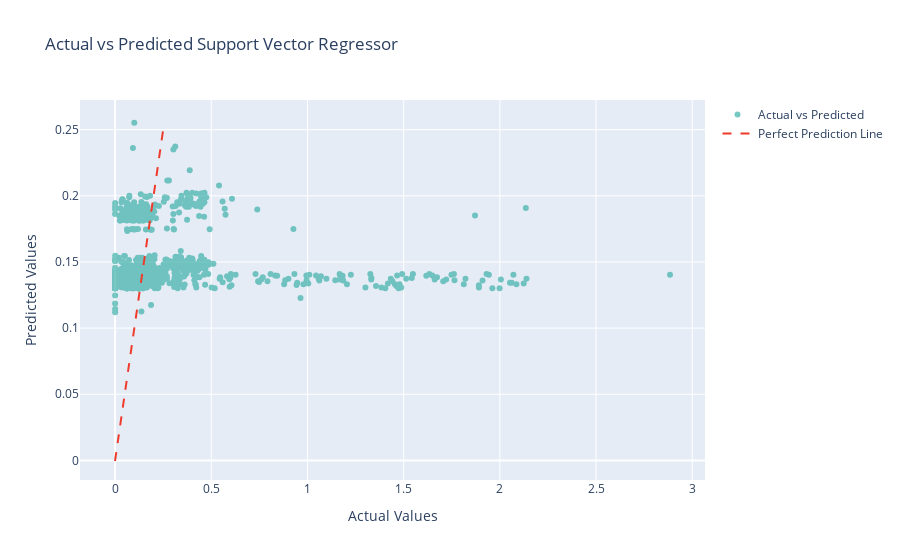

Notebook source saved alongside this figure:
### Code cell
# Create a scatter plot for Actual vs Predicted
fig = go.Figure()
fig.add_trace(go.Scatter(x=y_test, y=y_pred_svm, mode='markers', name='Actual vs Predicted',
                         marker=dict(color='#33ADA4'), opacity=0.65))
fig.add_trace(go.Scatter(x=[min(y_test), max(y_pred_svm)], y=[min(y_test), max(y_pred_svm)],
                         mode='lines', line=dict(color='#ef3b2c', dash='dash'), name='Perfect Prediction Line'))

# Set axes labels and title
fig.update_layout(xaxis_title='Actual Values', yaxis_title='Predicted Values', title='Actual vs Predicted Support Vector Regressor')

# Show the plot
fig.show()

### Figure 1 — Plotly figure (JSON) as saved in the notebook; plotly's stock layout.template omitted (floating-point values rounded to 4 significant figures; data arrays with more than 128 entries replaced by an {"elided": "..."} marker saying what was removed)
{"data": [{"marker": {"color": "#33ADA4"}, "mode": "markers", "name": "Actual vs Predicted", "opacity": 0.65, "type": "scatter", "x": {"elided": "1946 float values"}, "y": {"elided": "1946 float values"}}, {"line": {"color": "#ef3b2c", "dash": "dash"}, "mode": "lines", "name": "Perfect Prediction Line", "type": "scatter", "x": [-0.0004451, 0.2552], "y": [-0.0004451, 0.2552]}], "layout": {"title": {"text": "Actual vs Predicted Support Vector Regressor"}, "xaxis": {"title": {"text": "Actual Values"}}, "yaxis": {"title": {"text": "Predicted Values"}}}}
